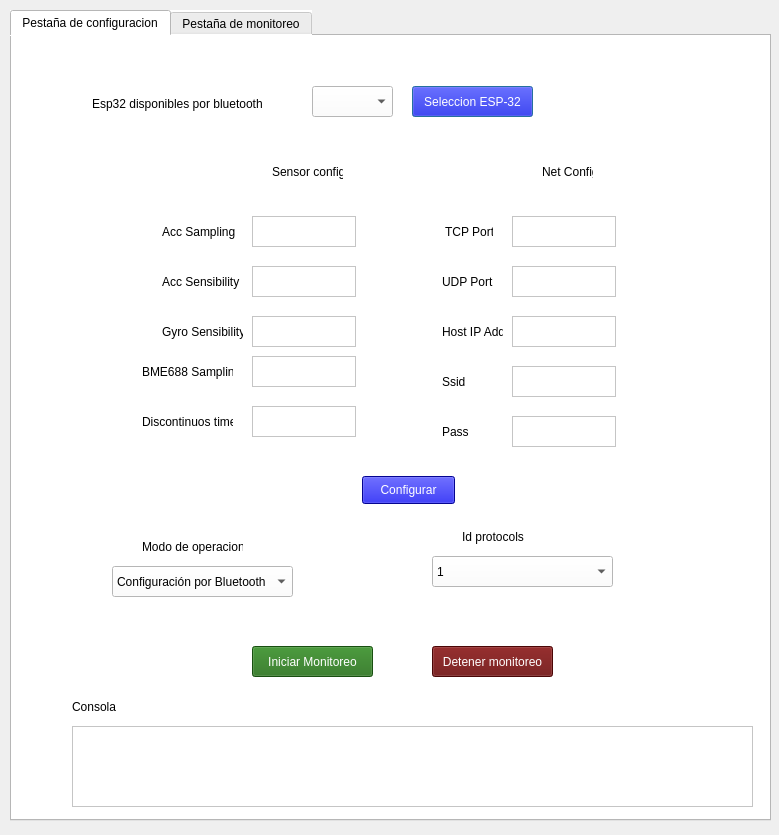
<?xml version="1.0" encoding="UTF-8"?>
<ui version="4.0">
 <class>Dialog</class>
 <widget class="QDialog" name="Dialog">
  <property name="geometry">
   <rect>
    <x>0</x>
    <y>0</y>
    <width>779</width>
    <height>835</height>
   </rect>
  </property>
  <property name="windowTitle">
   <string>Dialog</string>
  </property>
  <widget class="QTabWidget" name="Pestana_principal">
   <property name="geometry">
    <rect>
     <x>10</x>
     <y>10</y>
     <width>761</width>
     <height>811</height>
    </rect>
   </property>
   <property name="styleSheet">
    <string notr="true">background-color: rgb(255, 255, 255);</string>
   </property>
   <property name="currentIndex">
    <number>0</number>
   </property>
   <widget class="QWidget" name="tab">
    <attribute name="title">
     <string>Pestaña de configuracion</string>
    </attribute>
    <widget class="QComboBox" name="selec_esp">
     <property name="geometry">
      <rect>
       <x>300</x>
       <y>50</y>
       <width>81</width>
       <height>31</height>
      </rect>
     </property>
     <property name="styleSheet">
      <string notr="true">background-color: rgb(255, 255, 255);</string>
     </property>
    </widget>
    <widget class="QPushButton" name="boton_configuracion_3">
     <property name="geometry">
      <rect>
       <x>400</x>
       <y>50</y>
       <width>121</width>
       <height>31</height>
      </rect>
     </property>
     <property name="styleSheet">
      <string notr="true">background-color: rgb(5, 5, 203);
color: rgb(255, 255, 255);</string>
     </property>
     <property name="text">
      <string>Seleccion ESP-32</string>
     </property>
    </widget>
    <widget class="QPushButton" name="boton_configuracion">
     <property name="geometry">
      <rect>
       <x>350</x>
       <y>440</y>
       <width>93</width>
       <height>28</height>
      </rect>
     </property>
     <property name="styleSheet">
      <string notr="true">background-color: rgb(5, 5, 203);
color: rgb(255, 255, 255);</string>
     </property>
     <property name="text">
      <string>Configurar</string>
     </property>
    </widget>
    <widget class="QLabel" name="label_7">
     <property name="geometry">
      <rect>
       <x>150</x>
       <y>180</y>
       <width>81</width>
       <height>31</height>
      </rect>
     </property>
     <property name="text">
      <string>Acc Sampling</string>
     </property>
    </widget>
    <widget class="QTextEdit" name="text_acc_sampling">
     <property name="geometry">
      <rect>
       <x>240</x>
       <y>180</y>
       <width>104</width>
       <height>31</height>
      </rect>
     </property>
    </widget>
    <widget class="QTextEdit" name="text_acc_sensibity">
     <property name="geometry">
      <rect>
       <x>240</x>
       <y>230</y>
       <width>104</width>
       <height>31</height>
      </rect>
     </property>
    </widget>
    <widget class="QLabel" name="label_1">
     <property name="geometry">
      <rect>
       <x>80</x>
       <y>60</y>
       <width>181</width>
       <height>16</height>
      </rect>
     </property>
     <property name="styleSheet">
      <string notr="true">color: rgb(0, 0, 0);

</string>
     </property>
     <property name="text">
      <string>Esp32 disponibles por bluetooth</string>
     </property>
    </widget>
    <widget class="QLabel" name="label_9">
     <property name="geometry">
      <rect>
       <x>150</x>
       <y>230</y>
       <width>81</width>
       <height>31</height>
      </rect>
     </property>
     <property name="text">
      <string>Acc Sensibility</string>
     </property>
    </widget>
    <widget class="QTextEdit" name="text_gyro_sensibility">
     <property name="geometry">
      <rect>
       <x>240</x>
       <y>280</y>
       <width>104</width>
       <height>31</height>
      </rect>
     </property>
    </widget>
    <widget class="QLabel" name="label_11">
     <property name="geometry">
      <rect>
       <x>150</x>
       <y>280</y>
       <width>81</width>
       <height>31</height>
      </rect>
     </property>
     <property name="text">
      <string>Gyro Sensibility</string>
     </property>
    </widget>
    <widget class="QLabel" name="label_20">
     <property name="geometry">
      <rect>
       <x>130</x>
       <y>320</y>
       <width>91</width>
       <height>31</height>
      </rect>
     </property>
     <property name="text">
      <string>BME688 Sampling</string>
     </property>
    </widget>
    <widget class="QTextEdit" name="textEdit_18">
     <property name="geometry">
      <rect>
       <x>240</x>
       <y>320</y>
       <width>104</width>
       <height>31</height>
      </rect>
     </property>
    </widget>
    <widget class="QLabel" name="label_27">
     <property name="geometry">
      <rect>
       <x>130</x>
       <y>370</y>
       <width>91</width>
       <height>31</height>
      </rect>
     </property>
     <property name="text">
      <string>Discontinuos time</string>
     </property>
    </widget>
    <widget class="QTextEdit" name="text_disc_time">
     <property name="geometry">
      <rect>
       <x>240</x>
       <y>370</y>
       <width>104</width>
       <height>31</height>
      </rect>
     </property>
    </widget>
    <widget class="QTextEdit" name="text_tcp_port">
     <property name="geometry">
      <rect>
       <x>500</x>
       <y>180</y>
       <width>104</width>
       <height>31</height>
      </rect>
     </property>
     <property name="inputMethodHints">
      <set>Qt::ImhDigitsOnly</set>
     </property>
    </widget>
    <widget class="QLabel" name="label_8">
     <property name="geometry">
      <rect>
       <x>430</x>
       <y>180</y>
       <width>51</width>
       <height>31</height>
      </rect>
     </property>
     <property name="text">
      <string> TCP Port</string>
     </property>
    </widget>
    <widget class="QTextEdit" name="text_udp_port">
     <property name="geometry">
      <rect>
       <x>500</x>
       <y>230</y>
       <width>104</width>
       <height>31</height>
      </rect>
     </property>
    </widget>
    <widget class="QLabel" name="label_10">
     <property name="geometry">
      <rect>
       <x>430</x>
       <y>230</y>
       <width>61</width>
       <height>31</height>
      </rect>
     </property>
     <property name="text">
      <string>UDP Port</string>
     </property>
    </widget>
    <widget class="QTextEdit" name="text_host_ip">
     <property name="geometry">
      <rect>
       <x>500</x>
       <y>280</y>
       <width>104</width>
       <height>31</height>
      </rect>
     </property>
    </widget>
    <widget class="QLabel" name="label_12">
     <property name="geometry">
      <rect>
       <x>430</x>
       <y>280</y>
       <width>61</width>
       <height>31</height>
      </rect>
     </property>
     <property name="text">
      <string>Host IP Addr</string>
     </property>
    </widget>
    <widget class="QTextEdit" name="text_ssid">
     <property name="geometry">
      <rect>
       <x>500</x>
       <y>330</y>
       <width>104</width>
       <height>31</height>
      </rect>
     </property>
    </widget>
    <widget class="QLabel" name="label_26">
     <property name="geometry">
      <rect>
       <x>430</x>
       <y>330</y>
       <width>61</width>
       <height>31</height>
      </rect>
     </property>
     <property name="text">
      <string>Ssid</string>
     </property>
    </widget>
    <widget class="QTextEdit" name="text_pass">
     <property name="geometry">
      <rect>
       <x>500</x>
       <y>380</y>
       <width>104</width>
       <height>31</height>
      </rect>
     </property>
    </widget>
    <widget class="QLabel" name="label_28">
     <property name="geometry">
      <rect>
       <x>430</x>
       <y>380</y>
       <width>61</width>
       <height>31</height>
      </rect>
     </property>
     <property name="text">
      <string>Pass</string>
     </property>
    </widget>
    <widget class="QLabel" name="label_3">
     <property name="geometry">
      <rect>
       <x>530</x>
       <y>120</y>
       <width>51</width>
       <height>31</height>
      </rect>
     </property>
     <property name="text">
      <string>Net Config</string>
     </property>
    </widget>
    <widget class="QLabel" name="label_2">
     <property name="geometry">
      <rect>
       <x>260</x>
       <y>120</y>
       <width>71</width>
       <height>31</height>
      </rect>
     </property>
     <property name="text">
      <string>Sensor config</string>
     </property>
    </widget>
    <widget class="QTextEdit" name="consola_1">
     <property name="geometry">
      <rect>
       <x>60</x>
       <y>690</y>
       <width>681</width>
       <height>81</height>
      </rect>
     </property>
     <property name="styleSheet">
      <string notr="true">background-color: rgb(255, 255, 255);</string>
     </property>
    </widget>
    <widget class="QLabel" name="label_31">
     <property name="geometry">
      <rect>
       <x>60</x>
       <y>660</y>
       <width>141</width>
       <height>21</height>
      </rect>
     </property>
     <property name="styleSheet">
      <string notr="true">color: rgb(0, 0, 0);

</string>
     </property>
     <property name="text">
      <string>Consola</string>
     </property>
    </widget>
    <widget class="QPushButton" name="boton_inicio">
     <property name="geometry">
      <rect>
       <x>240</x>
       <y>610</y>
       <width>121</width>
       <height>31</height>
      </rect>
     </property>
     <property name="styleSheet">
      <string notr="true">background-color: rgb(34, 111, 22);
color: rgb(255, 255, 255);</string>
     </property>
     <property name="text">
      <string>Iniciar Monitoreo</string>
     </property>
    </widget>
    <widget class="QComboBox" name="selec_10">
     <property name="geometry">
      <rect>
       <x>100</x>
       <y>530</y>
       <width>181</width>
       <height>31</height>
      </rect>
     </property>
     <property name="styleSheet">
      <string notr="true">background-color: rgb(255, 255, 255);</string>
     </property>
     <item>
      <property name="text">
       <string>Configuración por Bluetooth </string>
      </property>
     </item>
     <item>
      <property name="text">
       <string>Configuración vía TCP en BD </string>
      </property>
     </item>
     <item>
      <property name="text">
       <string>Conexión TCP continua</string>
      </property>
     </item>
     <item>
      <property name="text">
       <string>Conexión TCP discontinua</string>
      </property>
     </item>
     <item>
      <property name="text">
       <string>Conexión UDP</string>
      </property>
     </item>
     <item>
      <property name="text">
       <string>BLE continua </string>
      </property>
     </item>
     <item>
      <property name="text">
       <string>BLE discontinua</string>
      </property>
     </item>
    </widget>
    <widget class="QLabel" name="label_29">
     <property name="geometry">
      <rect>
       <x>130</x>
       <y>500</y>
       <width>101</width>
       <height>21</height>
      </rect>
     </property>
     <property name="styleSheet">
      <string notr="true">color: rgb(0, 0, 0);

</string>
     </property>
     <property name="text">
      <string>Modo de operacion</string>
     </property>
    </widget>
    <widget class="QPushButton" name="boton_detener">
     <property name="geometry">
      <rect>
       <x>420</x>
       <y>610</y>
       <width>121</width>
       <height>31</height>
      </rect>
     </property>
     <property name="styleSheet">
      <string notr="true">background-color: rgb(103, 8, 8);
color: rgb(255, 255, 255);</string>
     </property>
     <property name="text">
      <string>Detener monitoreo</string>
     </property>
    </widget>
    <widget class="QComboBox" name="selec_11">
     <property name="geometry">
      <rect>
       <x>420</x>
       <y>520</y>
       <width>181</width>
       <height>31</height>
      </rect>
     </property>
     <property name="styleSheet">
      <string notr="true">background-color: rgb(255, 255, 255);</string>
     </property>
     <item>
      <property name="text">
       <string>1</string>
      </property>
     </item>
     <item>
      <property name="text">
       <string>2</string>
      </property>
     </item>
     <item>
      <property name="text">
       <string>3</string>
      </property>
     </item>
     <item>
      <property name="text">
       <string>4</string>
      </property>
     </item>
     <item>
      <property name="text">
       <string>5</string>
      </property>
     </item>
    </widget>
    <widget class="QLabel" name="label_30">
     <property name="geometry">
      <rect>
       <x>450</x>
       <y>490</y>
       <width>101</width>
       <height>21</height>
      </rect>
     </property>
     <property name="styleSheet">
      <string notr="true">color: rgb(0, 0, 0);

</string>
     </property>
     <property name="text">
      <string>Id protocols</string>
     </property>
    </widget>
   </widget>
   <widget class="QWidget" name="tab_2">
    <attribute name="title">
     <string>Pestaña de monitoreo</string>
    </attribute>
    <widget class="QGraphicsView" name="plot1">
     <property name="geometry">
      <rect>
       <x>30</x>
       <y>60</y>
       <width>691</width>
       <height>141</height>
      </rect>
     </property>
     <property name="styleSheet">
      <string notr="true">background-color: rgb(0, 0, 0);</string>
     </property>
    </widget>
    <widget class="QGraphicsView" name="plot2">
     <property name="geometry">
      <rect>
       <x>30</x>
       <y>230</y>
       <width>691</width>
       <height>141</height>
      </rect>
     </property>
     <property name="styleSheet">
      <string notr="true">background-color: rgb(0, 0, 0);</string>
     </property>
    </widget>
    <widget class="QLabel" name="label_21">
     <property name="geometry">
      <rect>
       <x>40</x>
       <y>610</y>
       <width>141</width>
       <height>21</height>
      </rect>
     </property>
     <property name="styleSheet">
      <string notr="true">color: rgb(0, 0, 0);

</string>
     </property>
     <property name="text">
      <string>Consola</string>
     </property>
    </widget>
    <widget class="QProgressBar" name="barra">
     <property name="geometry">
      <rect>
       <x>510</x>
       <y>700</y>
       <width>111</width>
       <height>16</height>
      </rect>
     </property>
     <property name="value">
      <number>24</number>
     </property>
    </widget>
    <widget class="QTextEdit" name="consola_4">
     <property name="geometry">
      <rect>
       <x>40</x>
       <y>640</y>
       <width>681</width>
       <height>81</height>
      </rect>
     </property>
     <property name="styleSheet">
      <string notr="true">background-color: rgb(255, 255, 255);</string>
     </property>
    </widget>
    <widget class="QComboBox" name="selec_plot1">
     <property name="geometry">
      <rect>
       <x>370</x>
       <y>20</y>
       <width>81</width>
       <height>31</height>
      </rect>
     </property>
     <property name="styleSheet">
      <string notr="true">background-color: rgb(255, 255, 255);</string>
     </property>
     <item>
      <property name="text">
       <string>Temperatura</string>
      </property>
     </item>
     <item>
      <property name="text">
       <string>Presion</string>
      </property>
     </item>
     <item>
      <property name="text">
       <string>Humedad</string>
      </property>
     </item>
     <item>
      <property name="text">
       <string>CO</string>
      </property>
     </item>
     <item>
      <property name="text">
       <string>Acc_x</string>
      </property>
     </item>
     <item>
      <property name="text">
       <string>Acc_y</string>
      </property>
     </item>
     <item>
      <property name="text">
       <string>Acc_z</string>
      </property>
     </item>
     <item>
      <property name="text">
       <string>RMS</string>
      </property>
     </item>
     <item>
      <property name="text">
       <string>Freq_x</string>
      </property>
     </item>
     <item>
      <property name="text">
       <string>Freq_y</string>
      </property>
     </item>
     <item>
      <property name="text">
       <string>Freq_z</string>
      </property>
     </item>
     <item>
      <property name="text">
       <string>Rgy_x</string>
      </property>
     </item>
     <item>
      <property name="text">
       <string>Rgy_y</string>
      </property>
     </item>
     <item>
      <property name="text">
       <string>Rgy_z</string>
      </property>
     </item>
    </widget>
    <widget class="QLabel" name="label_23">
     <property name="geometry">
      <rect>
       <x>160</x>
       <y>20</y>
       <width>201</width>
       <height>31</height>
      </rect>
     </property>
     <property name="text">
      <string>Seleccionar variable a graficar en plot 1</string>
     </property>
    </widget>
    <widget class="QLabel" name="label_24">
     <property name="geometry">
      <rect>
       <x>160</x>
       <y>200</y>
       <width>201</width>
       <height>31</height>
      </rect>
     </property>
     <property name="text">
      <string>Seleccionar variable a graficar en plot 2</string>
     </property>
    </widget>
    <widget class="QComboBox" name="selec_plot2">
     <property name="geometry">
      <rect>
       <x>370</x>
       <y>200</y>
       <width>81</width>
       <height>31</height>
      </rect>
     </property>
     <property name="styleSheet">
      <string notr="true">background-color: rgb(255, 255, 255);</string>
     </property>
     <item>
      <property name="text">
       <string>Temperatura</string>
      </property>
     </item>
     <item>
      <property name="text">
       <string>Presion</string>
      </property>
     </item>
     <item>
      <property name="text">
       <string>Humedad</string>
      </property>
     </item>
     <item>
      <property name="text">
       <string>CO</string>
      </property>
     </item>
     <item>
      <property name="text">
       <string>Acc_x</string>
      </property>
     </item>
     <item>
      <property name="text">
       <string>Acc_y</string>
      </property>
     </item>
     <item>
      <property name="text">
       <string>Acc_z</string>
      </property>
     </item>
     <item>
      <property name="text">
       <string>RMS</string>
      </property>
     </item>
     <item>
      <property name="text">
       <string>Freq_x</string>
      </property>
     </item>
     <item>
      <property name="text">
       <string>Freq_y</string>
      </property>
     </item>
     <item>
      <property name="text">
       <string>Freq_z</string>
      </property>
     </item>
     <item>
      <property name="text">
       <string>Rgy_x</string>
      </property>
     </item>
     <item>
      <property name="text">
       <string>Rgy_y</string>
      </property>
     </item>
     <item>
      <property name="text">
       <string>Rgy_z</string>
      </property>
     </item>
    </widget>
    <widget class="QComboBox" name="selec_plot3">
     <property name="geometry">
      <rect>
       <x>370</x>
       <y>370</y>
       <width>81</width>
       <height>31</height>
      </rect>
     </property>
     <property name="styleSheet">
      <string notr="true">background-color: rgb(255, 255, 255);</string>
     </property>
     <item>
      <property name="text">
       <string>Temperatura</string>
      </property>
     </item>
     <item>
      <property name="text">
       <string>Presion</string>
      </property>
     </item>
     <item>
      <property name="text">
       <string>Humedad</string>
      </property>
     </item>
     <item>
      <property name="text">
       <string>CO</string>
      </property>
     </item>
     <item>
      <property name="text">
       <string>Acc_x</string>
      </property>
     </item>
     <item>
      <property name="text">
       <string>Acc_y</string>
      </property>
     </item>
     <item>
      <property name="text">
       <string>Acc_z</string>
      </property>
     </item>
     <item>
      <property name="text">
       <string>RMS</string>
      </property>
     </item>
     <item>
      <property name="text">
       <string>Freq_x</string>
      </property>
     </item>
     <item>
      <property name="text">
       <string>Freq_y</string>
      </property>
     </item>
     <item>
      <property name="text">
       <string>Freq_z</string>
      </property>
     </item>
     <item>
      <property name="text">
       <string>Rgy_x</string>
      </property>
     </item>
     <item>
      <property name="text">
       <string>Rgy_y</string>
      </property>
     </item>
     <item>
      <property name="text">
       <string>Rgy_z</string>
      </property>
     </item>
    </widget>
    <widget class="QGraphicsView" name="plot3">
     <property name="geometry">
      <rect>
       <x>30</x>
       <y>400</y>
       <width>691</width>
       <height>141</height>
      </rect>
     </property>
     <property name="styleSheet">
      <string notr="true">background-color: rgb(0, 0, 0);</string>
     </property>
    </widget>
    <widget class="QLabel" name="label_25">
     <property name="geometry">
      <rect>
       <x>160</x>
       <y>370</y>
       <width>201</width>
       <height>31</height>
      </rect>
     </property>
     <property name="text">
      <string>Seleccionar variable a graficar en plot 3</string>
     </property>
    </widget>
    <widget class="QPushButton" name="boton_graficar">
     <property name="geometry">
      <rect>
       <x>330</x>
       <y>560</y>
       <width>93</width>
       <height>28</height>
      </rect>
     </property>
     <property name="styleSheet">
      <string notr="true">background-color: rgb(12, 85, 8);
color: rgb(255, 255, 255);</string>
     </property>
     <property name="text">
      <string>Graficar</string>
     </property>
    </widget>
   </widget>
  </widget>
 </widget>
 <customwidgets>
  <customwidget>
   <class>GraphicsLayoutWidget</class>
   <extends>QGraphicsView</extends>
   <header location="global">pyqtgraph</header>
  </customwidget>
 </customwidgets>
 <resources/>
 <connections/>
</ui>
